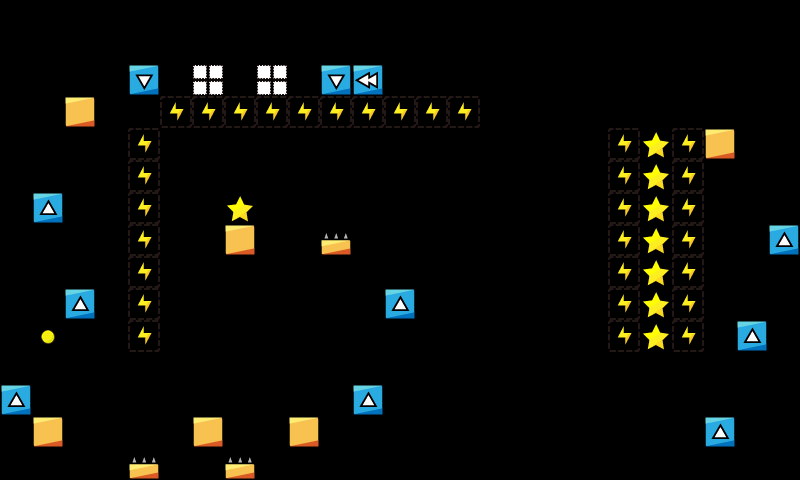

Tiled map render using the project's own tile images. Description and the map definition, with tile-layer contents summarised, below:
An orthogonal 25x15 tile map with 32x32 px tiles, 1 tile layer (map) and 3 objects (3x Blink).

<map version="1.2" tiledversion="1.2.4" orientation="orthogonal" renderorder="right-down" width="25" height="15" tilewidth="32" tileheight="32" infinite="0" nextlayerid="3" nextobjectid="4">
 <properties>
  <property name="ad" value="false" />
 </properties>
 <tileset firstgid="1" name="map_tiles" tilewidth="32" tileheight="32" tilecount="225" columns="15">
  <image source="../../img/map_tiles.png" width="480" height="480" />
 </tileset>
 <layer id="1" name="map" width="25" height="15">
  <data>[375 cells, 62 non-empty, 9 distinct tile ids]</data>
 </layer>
 <objectgroup id="2" name="Object Layer 1">
  <object id="1" name="Blink" x="416" y="416" width="32" height="32">
   <properties>
    <property name="showtime" value="2.25" />
    <property name="waittime" value="0.5" />
   </properties>
  </object>
  <object id="2" name="Blink" x="512" y="416" width="32" height="32">
   <properties>
    <property name="showtime" value="2.25" />
    <property name="waittime" value="1" />
   </properties>
  </object>
  <object id="3" name="Blink" x="608" y="416" width="32" height="32">
   <properties>
    <property name="showtime" value="2.25" />
    <property name="waittime" value="1.5" />
   </properties>
  </object>
 </objectgroup>
</map>
